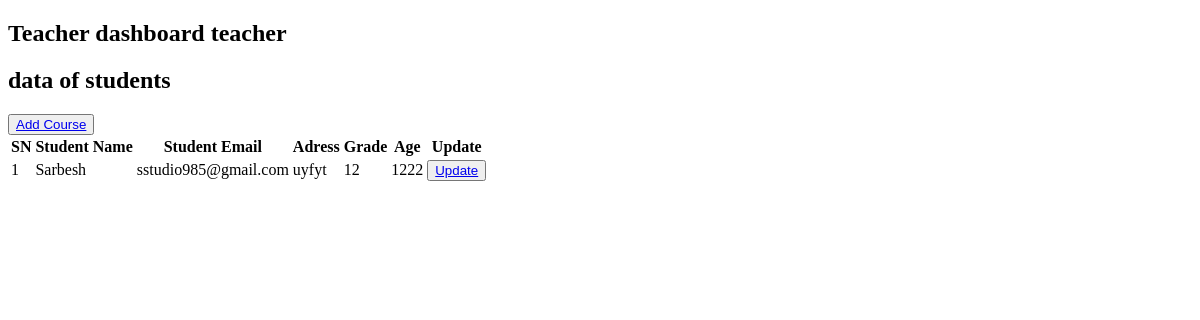
/teacher/dashboard/ (signed in), run on an earlier commit of the app's database.
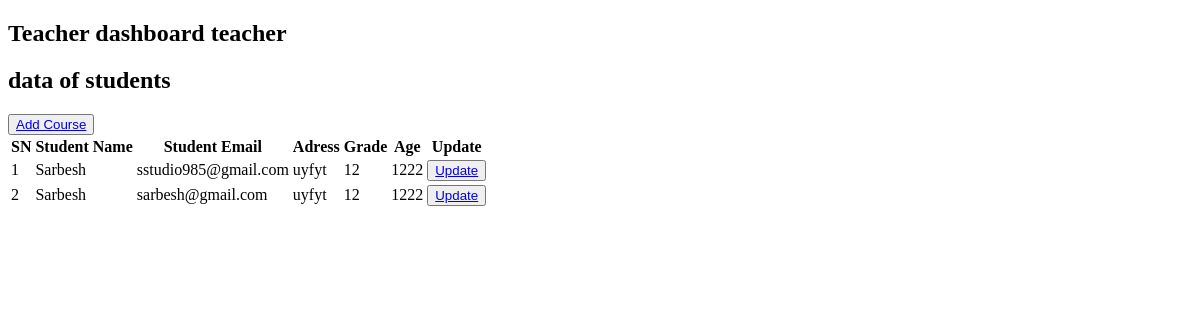
And on a later commit of the database.
### app/models.py (models this page shows, shortened)
class Student(models.Model):
    user = models.OneToOneField(User, on_delete=models.CASCADE)
    name = models.CharField(max_length=100, blank=True)
    age = models.IntegerField(null=True, blank=True)
    email = models.EmailField(unique=True, null=True, blank=True)
    grade = models.IntegerField(null=True, blank=True)
    address = models.TextField(blank=True)

### app/views.py (the view)
# urls.py: path('teacher/dashboard/', teacher_dashboard, name='teacher_dashboard'),
@login_required
def teacher_dashboard(request):
    students = Student.objects.all()
    if not request.user.groups.filter(name='Teacher').exists():
        raise PermissionDenied
    return render(request, 'teacher/dashboard.html', {'students': students})

### app/templates/teacher/dashboard.html (shortened to what this page needs)
<!DOCTYPE html>
<html lang="en">
<head>
</head>
<body>
   <h2>Teacher
       dashboard
       teacher
    </h2>
    <h2>data of students</h2>
    <button><a href="{% url 'Course' %}">Add Course</a></button>
    <div class="container">
        <table>
            <tr>
                <th>SN</th>
                <th>Student Name</th>
                <th>Student Email</th>
                <th>Adress</th>
                <th>Grade</th>
                <th>Age</th>
                <th>Update</th>
            </tr>
            {% for student in students %}
            <tr>
                <td>{{ forloop.counter }}</td>
                <td>{{ student.name }}</td>
                <td>{{ student.email }}</td>
                <td>{{ student.address }}</td>
                <td>{{ student.grade }}</td>
                <td>{{ student.age }}</td>
                <td><button><a href="{% url 'update_student' student.id %}">Update</a></button></td>
            </tr>
            {% endfor %}
        </table>
    </div>
</body>
</html>

What changed in the data, as far as the page shows it:
added Student: name "Sarbesh", email "sarbesh@gmail.com", address "uyfyt", grade "12", age "1222"
